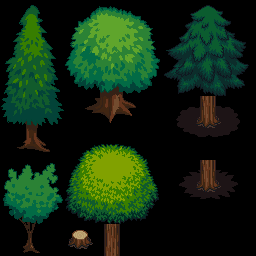

A level layout from a 2D game, rendered from its tile map. Below: a short description, then the map file with its tile-grid data intact:
An orthogonal 8x8 tile map with 32x32 px tiles, 1 tile layer (Tile Layer 1).

<map version="1.2" tiledversion="1.2.0" orientation="orthogonal" renderorder="right-down" width="8" height="8" tilewidth="32" tileheight="32" infinite="0" nextlayerid="2" nextobjectid="1">
 <tileset firstgid="1" source="terrain_atlas.tsx" />
 <layer id="1" name="Tile Layer 1" width="8" height="8">
  <data encoding="csv">
31,32,926,927,928,505,506,507,
63,64,958,959,960,537,538,539,
95,96,990,991,992,569,570,571,
127,128,1022,1023,1024,634,635,636,
159,160,412,413,414,666,667,668,
956,957,444,445,446,637,638,639,
988,989,476,477,478,669,670,671,
1020,1021,600,601,0,0,0,0
</data>
 </layer>
</map>
